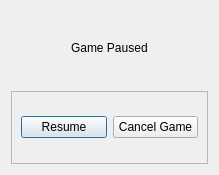
<?xml version="1.0" encoding="UTF-8"?>
<ui version="4.0">
 <class>dialog_gamePaused</class>
 <widget class="QDialog" name="dialog_gamePaused">
  <property name="geometry">
   <rect>
    <x>0</x>
    <y>0</y>
    <width>219</width>
    <height>175</height>
   </rect>
  </property>
  <property name="windowTitle">
   <string>Dialog</string>
  </property>
  <layout class="QVBoxLayout" name="verticalLayout">
   <item alignment="Qt::AlignHCenter">
    <widget class="QLabel" name="label_gamePaused">
     <property name="text">
      <string>Game Paused</string>
     </property>
    </widget>
   </item>
   <item>
    <widget class="QFrame" name="frame_buttons">
     <property name="frameShape">
      <enum>QFrame::StyledPanel</enum>
     </property>
     <property name="frameShadow">
      <enum>QFrame::Raised</enum>
     </property>
     <layout class="QHBoxLayout" name="horizontalLayout">
      <item>
       <widget class="QPushButton" name="pushButton_unPause">
        <property name="text">
         <string>Resume</string>
        </property>
        <property name="default">
         <bool>true</bool>
        </property>
       </widget>
      </item>
      <item>
       <widget class="QPushButton" name="pushButton_CancelGame">
        <property name="text">
         <string>Cancel Game</string>
        </property>
       </widget>
      </item>
     </layout>
    </widget>
   </item>
  </layout>
 </widget>
 <resources/>
 <connections/>
</ui>
